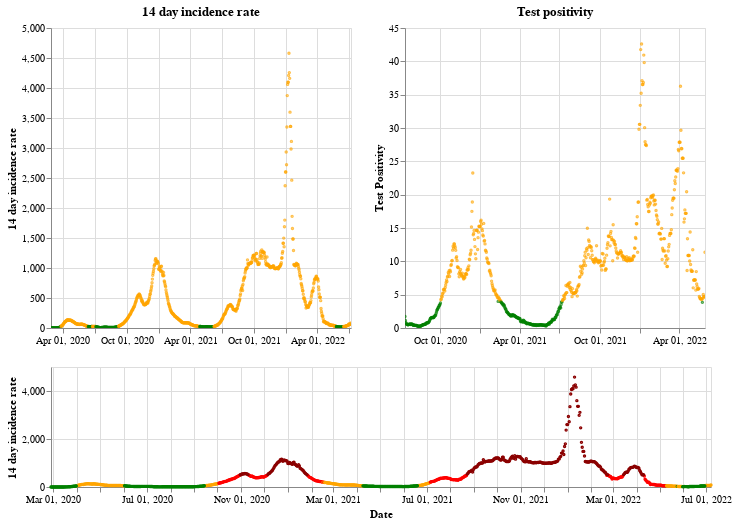

Notebook cell for this chart:
### Markdown cell above
## Wales

### Code cell
plot_traffic_light('Wales')

### Figure 1 — Vega-Lite specification as saved in the notebook (floating-point values rounded to 4 significant figures; data arrays with more than 128 entries replaced by an {"elided": "..."} marker saying what was removed)
{"config": {"view": {"continuousWidth": 400, "continuousHeight": 300}}, "vconcat": [{"hconcat": [{"mark": {"type": "point", "size": 2}, "encoding": {"color": {"condition": {"value": "green", "test": "(datum.twoWeeklyCasesRate <= 25)"}, "value": "orange"}, "tooltip": [{"type": "nominal", "field": "areaName"}, {"type": "temporal", "field": "date"}, {"type": "quantitative", "field": "twoWeeklyCasesRate"}, {"type": "quantitative", "field": "testPositivity"}], "x": {"type": "temporal", "axis": {"title": ""}, "field": "date", "scale": {"domain": {"selection": "DateBrush"}}, "timeUnit": "yearmonthdate"}, "y": {"type": "quantitative", "axis": {"title": "14 day incidence rate"}, "field": "twoWeeklyCasesRate"}}, "title": "14 day incidence rate", "width": 300}, {"mark": {"type": "point", "size": 2}, "encoding": {"color": {"condition": {"value": "green", "test": "(datum.testPositivity <= 4)"}, "value": "orange"}, "tooltip": [{"type": "nominal", "field": "areaName"}, {"type": "temporal", "field": "date"}, {"type": "quantitative", "field": "twoWeeklyCasesRate"}, {"type": "quantitative", "field": "testPositivity"}], "x": {"type": "temporal", "axis": {"title": ""}, "field": "date", "scale": {"domain": {"selection": "DateBrush"}}, "timeUnit": "yearmonthdate"}, "y": {"type": "quantitative", "axis": {"title": "Test Positivity"}, "field": "testPositivity"}}, "title": "Test positivity", "width": 300}]}, {"layer": [{"mark": {"type": "point", "size": 2}, "encoding": {"color": {"condition": {"value": "orange", "test": "(((datum.testPositivity < 4) && (datum.twoWeeklyCasesRate >= 50)) && (datum.twoWeeklyCasesRate < 200))"}, "value": "red"}, "opacity": {"condition": {"value": 1, "test": "((datum.twoWeeklyCasesRate >= 50) && (datum.twoWeeklyCasesRate < 500))"}, "value": 0}, "tooltip": [{"type": "nominal", "field": "areaName"}, {"type": "temporal", "field": "date"}, {"type": "quantitative", "field": "twoWeeklyCasesRate"}, {"type": "quantitative", "field": "testPositivity"}], "x": {"type": "temporal", "axis": {"title": "Date"}, "field": "date", "timeUnit": "yearmonthdate"}, "y": {"type": "quantitative", "axis": {"title": "14 day incidence rate"}, "field": "twoWeeklyCasesRate"}}, "selection": {"DateBrush": {"type": "interval", "encodings": ["x"], "fields": ["Time"]}}}, {"mark": {"type": "point", "size": 2}, "encoding": {"color": {"value": "darkred"}, "opacity": {"condition": {"value": 1, "test": "(datum.twoWeeklyCasesRate >= 500)"}, "value": 0}, "tooltip": [{"type": "nominal", "field": "areaName"}, {"type": "temporal", "field": "date"}, {"type": "quantitative", "field": "twoWeeklyCasesRate"}, {"type": "quantitative", "field": "testPositivity"}], "x": {"type": "temporal", "axis": {"title": "Date"}, "field": "date", "timeUnit": "yearmonthdate"}, "y": {"type": "quantitative", "axis": {"title": "14 day incidence rate"}, "field": "twoWeeklyCasesRate"}}}, {"mark": {"type": "point", "size": 2}, "encoding": {"color": {"condition": {"value": "green", "test": "((datum.testPositivity < 4) && (datum.twoWeeklyCasesRate < 50))"}, "value": "orange"}, "opacity": {"condition": {"value": 1, "test": "(datum.twoWeeklyCasesRate < 50)"}, "value": 0}, "tooltip": [{"type": "nominal", "field": "areaName"}, {"type": "temporal", "field": "date"}, {"type": "quantitative", "field": "twoWeeklyCasesRate"}, {"type": "quantitative", "field": "testPositivity"}], "x": {"type": "temporal", "axis": {"title": "Date"}, "field": "date", "timeUnit": "yearmonthdate"}, "y": {"type": "quantitative", "axis": {"title": "14 day incidence rate"}, "field": "twoWeeklyCasesRate"}}}], "height": 120, "width": 660}], "data": {"name": "data-152929540d99954e60c341057b7a79a2"}, "$schema": "https://vega.github.io/schema/vega-lite/v4.8.1.json", "datasets": {"data-152929540d99954e60c341057b7a79a2": {"elided": "862 records"}}}
